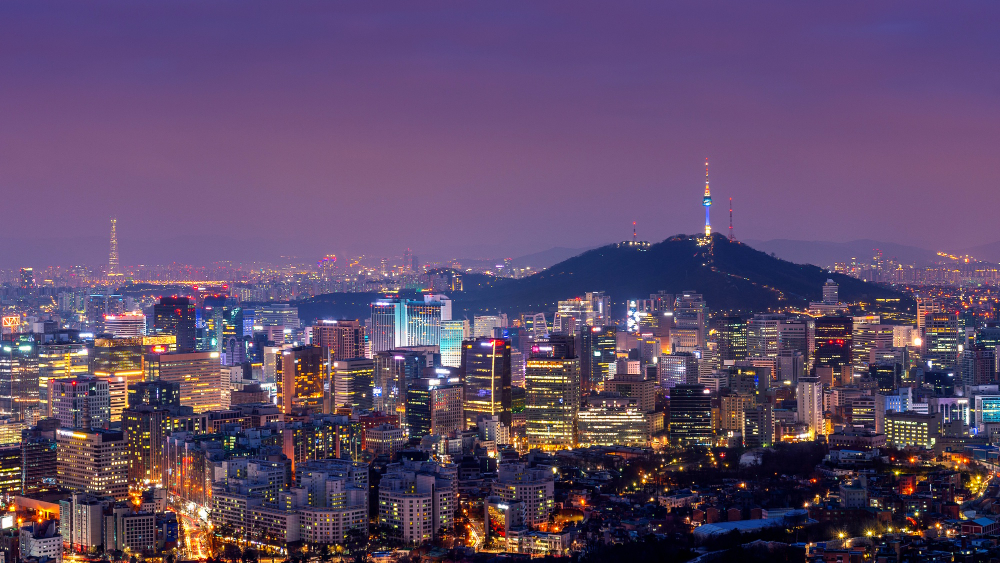
#> input picture image1.jpg, 1000 x 563 px, given in place of tracking2.avi, which was not available
$ jupyter execute Home_2.ipynb
#> lines starting #> are read from the running program, lines starting #| are printed output that depends on the picture; after the words box and inside, x2 and y2 are one past the last pixel; in counts of white or black regions, pixels touching at a corner belong together
[cell 1]
import cv2
import numpy as np

[cell 2]
cap = cv2.VideoCapture('tracking2.avi')
b_r, b_g, b_b = 80, 255, 255

def nothing(x):
    pass

cv2.namedWindow('image')
cv2.createTrackbar('lower_R','image',0,255,nothing)
cv2.createTrackbar('lower_G','image',0,255,nothing)
cv2.createTrackbar('lower_B','image',0,255,nothing)

cv2.createTrackbar('upper_R','image',0,255,nothing)
cv2.createTrackbar('upper_G','image',0,255,nothing)
cv2.createTrackbar('upper_B','image',0,255,nothing)

cv2.setTrackbarPos('lower_R', 'image', 25)
cv2.setTrackbarPos('lower_G', 'image', 50)
cv2.setTrackbarPos('lower_B', 'image', 50)

cv2.setTrackbarPos('upper_R', 'image', 80)
cv2.setTrackbarPos('upper_G', 'image', 255)
cv2.setTrackbarPos('upper_B', 'image', 255)

while(1):
    # Take each frame
    a, frame = cap.read()
#> frame is the input picture: shape (563, 1000, 3); mean B, G, R 106.5, 74.5, 95.3
    if a == False:
        break

    a_r = cv2.getTrackbarPos('lower_R','image')
    a_g = cv2.getTrackbarPos('lower_G','image')
    a_b = cv2.getTrackbarPos('lower_B','image')

    b_r = cv2.getTrackbarPos('upper_R','image')
    b_g = cv2.getTrackbarPos('upper_G','image')
    b_b = cv2.getTrackbarPos('upper_B','image')

    # Convert BGR to HSV
    hsv = cv2.cvtColor(frame, cv2.COLOR_BGR2HSV)
#> hsv: shape (563, 1000, 3); mean H, S, V 123.1, 109.9, 116
    # define range of blue color in HSV
    lower_blue = np.array([a_r,a_g,a_b])
    upper_blue = np.array([b_r,b_g,b_b])
    # Threshold the HSV image to get only blue colors
    mask = cv2.inRange(hsv, lower_blue, upper_blue)
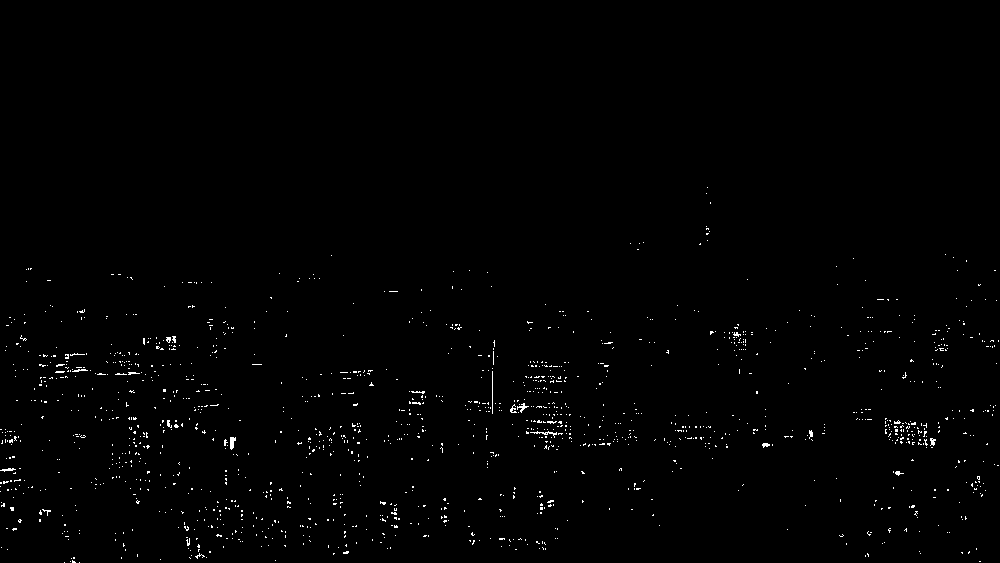
#> mask: shape (563, 1000); 0.79% white in thin lines or dots, all inside (x1, y1, x2, y2) = (0, 187, 999, 563)
    # Bitwise-AND mask and original image
    res = cv2.bitwise_and(frame,frame, mask= mask)
    cv2.imshow('frame',frame)
    cv2.imshow('mask',mask)
    cv2.imshow('res',res)

    k = cv2.waitKey(5) & 0xFF
#> (key Esc is pressed here)
    if k == 27:
        break
cv2.destroyAllWindows()


$ run again, on images.jpg
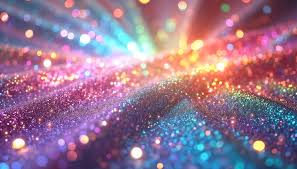
#> input picture images.jpg, 297 x 169 px, given in place of tracking2.avi, which was not available
#> frame is the input picture: shape (169, 297, 3); mean B, G, R 143.8, 117.4, 149.7
#> hsv: shape (169, 297, 3); mean H, S, V 119.3, 103, 172.4
#> `mask = cv2.inRange(hsv, lower_blue, upper_blue)`:
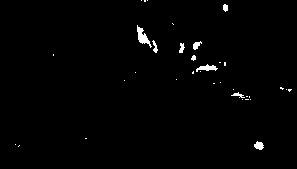
#> mask: shape (169, 297); 1.1% white; 35 white regions (26 under 20 px), largest, box (x1, y1, x2, y2) and area: (137, 25, 152, 48) 135, (196, 64, 218, 72) 89, (254, 141, 264, 150) 61
